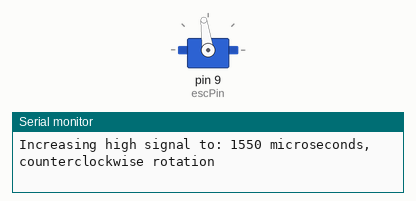
A sketch run on a simulated Arduino Uno, built with avr-gcc and run on an emulated ATmega328P. Parts: servo, the last lines printed to the serial monitor.

Above: at 6.1 s.
At 13.1 s:
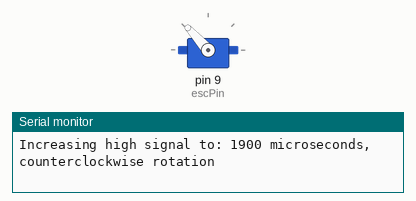
At 20.2 s:
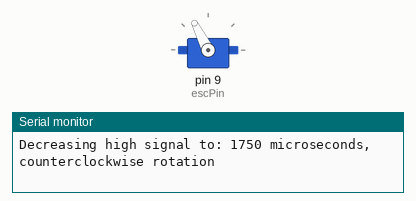
At 35.2 s:
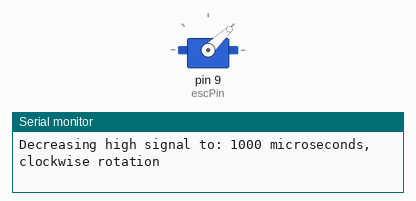
Timing chart, 0 to 40.0 s (numbered marks = the images above):
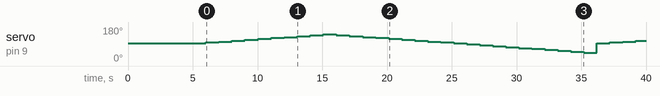

The sketch:

esc_span_all_speed.ino
```cpp
#include <Servo.h>

Servo esc; // Create a servo object to control the ESC
int escPin = 9; // ESC control pin

void setup() {
  esc.attach(escPin); // Attaches the ESC on pin 9 to the servo object
  Serial.begin(9600); // Start serial communication at 9600 baud rate

  // Send initial signal to arm the ESC
  esc.writeMicroseconds(1500); // Neutral position for arming, usually 1500 microseconds
  delay(5000); // Wait a bit after sending the arm signal
}

void loop() {
  // Increase from 1500 to 2000
  for (int pulseWidth = 1500; pulseWidth <= 2000; pulseWidth += 50) {
    Serial.print("Increasing high signal to: ");
    Serial.print(pulseWidth);
    if (pulseWidth > 1500) {
      Serial.println(" microseconds, counterclockwise rotation");
    } else {
      Serial.println(" microseconds, neutral position");
    }

    esc.writeMicroseconds(pulseWidth); // Set the pulse width
    delay(1000); // Stay on each PWM for 1 second
  }

  // Decrease from 2000 to 1000
  for (int pulseWidth = 1950; pulseWidth >= 1000; pulseWidth -= 50) {
    Serial.print("Decreasing high signal to: ");
    Serial.print(pulseWidth);
    if (pulseWidth >= 1500) {
      Serial.println(" microseconds, counterclockwise rotation");
    } else {
      Serial.println(" microseconds, clockwise rotation");
    }

    esc.writeMicroseconds(pulseWidth); // Set the pulse width
    delay(1000); // Stay on each PWM for 1 second
  }
}
```

Measured:
- by itself, servo on pin 9 (escPin): 93° → 98° at 6.0 s, → 102° 1.0 s later, → 107° 1.0 s later, → 112° 1.0 s later, … (34 changes in this stretch)
